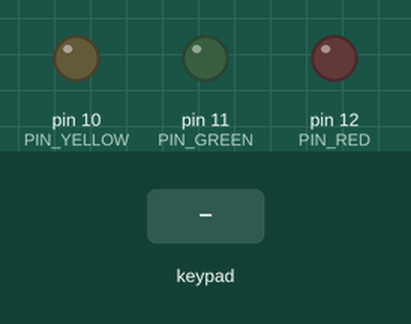
Simulated run of this sketch. Board: Arduino Uno, built with avr-gcc and run on an emulated ATmega328P. On the bench: output pins drawn as LEDs (lit = HIGH). Dashed ring = blinking. The test bench sets the inputs (shaded band).

Above: at 1.2 s.
1.3 s: keypad keys 1 2 3 4 pressed 0.4 s apart
At 4.0 s:
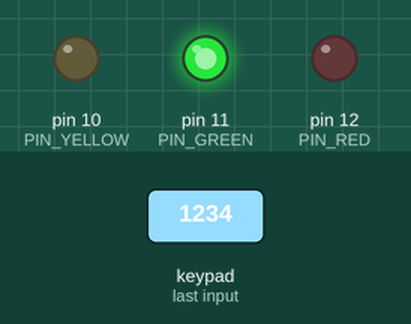
4.4 s: keypad keys 9 8 7 6 pressed 0.4 s apart
At 5.91 s:
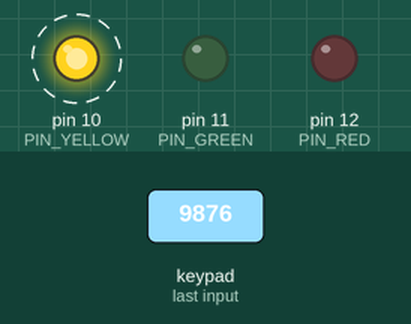
At 6.43 s:
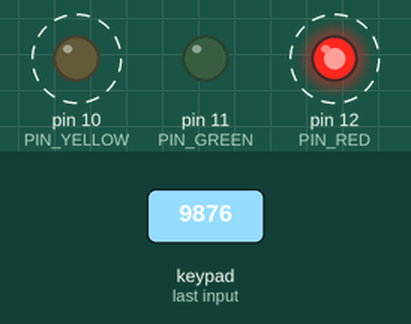
Timing chart, 0 to 8.8 s (numbered marks = the images above; inputs shaded):
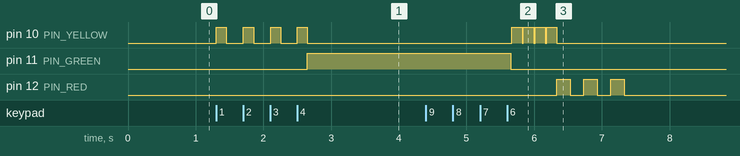

Measured:
- after the input at 1.3 s, pin 10 (PIN_YELLOW): alternates HIGH for 0.15 s and LOW for 0.25 s, 8 changes in all, then stays LOW, starting at once; pin 11 (PIN_GREEN): LOW → HIGH after 1.4 s
- after the input at 4.4 s, pin 10 (PIN_YELLOW): alternates HIGH for 0.15 s and LOW for 0.02 s, 8 changes in all, then stays LOW, starting after 1.3 s; pin 12 (PIN_RED): alternates HIGH for 0.20 s and LOW for 0.20 s, 6 changes in all, then stays LOW, starting after 1.9 s

The sketch:

3.5.ino
```cpp
#include <Keypad.h>

const byte ROWS = 4;
const byte COLS = 4;
char keys[ROWS][COLS] = {
  {'1','2','3','A'},
  {'4','5','6','B'},
  {'7','8','9','C'},
  {'*','0','#','D'}
};
byte rowPins[ROWS] = {9, 8, 7, 6};
byte colPins[COLS] = {5, 4, 3, 2};

Keypad keypad = Keypad(makeKeymap(keys), rowPins, colPins, ROWS, COLS);

const int PIN_YELLOW = 10;
const int PIN_GREEN = 11;
const int PIN_RED = 12;

const char CODE[5] = "1234";

char entered[5];
byte enteredCount = 0;
byte wrongCount = 0;
bool locked = false;

void setup() {
  pinMode(PIN_YELLOW, OUTPUT);
  pinMode(PIN_GREEN, OUTPUT);
  pinMode(PIN_RED, OUTPUT);
}

void flashYellow() {
  digitalWrite(PIN_YELLOW, HIGH);
  delay(150);
  digitalWrite(PIN_YELLOW, LOW);
}

void showCorrect() {
  digitalWrite(PIN_GREEN, HIGH);
  delay(3000);
  digitalWrite(PIN_GREEN, LOW);
}

void showWrong() {
  for (int i = 0; i < 3; i++) {
    digitalWrite(PIN_RED, HIGH);
    delay(200);
    digitalWrite(PIN_RED, LOW);
    delay(200);
  }
}

void resetEntry() {
  enteredCount = 0;
  entered[0] = '\0';
}

void checkCode() {
  bool ok = true;
  for (int i = 0; i < 4; i++) {
    if (entered[i] != CODE[i]) {
      ok = false;
      break;
    }
  }
  if (ok) {
    wrongCount = 0;
    showCorrect();
  } else {
    wrongCount++;
    showWrong();
    if (wrongCount >= 3) {
      locked = true;
      delay(10000);
      locked = false;
      wrongCount = 0;
    }
  }
  resetEntry();
}

void loop() {
  if (locked) return;

  char key = keypad.getKey();
  if (!key) return;

  if (key == '*') {
    resetEntry();
    return;
  }

  if (key == '#') {
    if (enteredCount == 4) checkCode();
    return;
  }

  if (key >= '0' && key <= '9') {
    if (enteredCount < 4) {
      entered[enteredCount] = key;
      enteredCount++;
      flashYellow();
      if (enteredCount == 4) checkCode();
    }
  }
}
```
